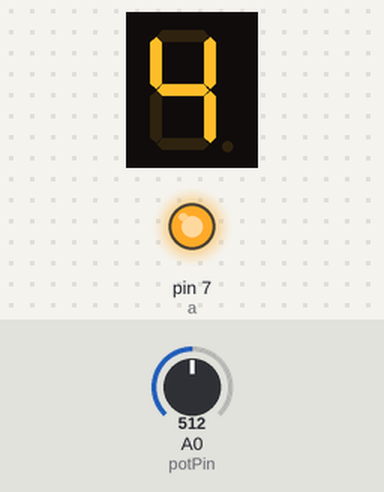
Bench run of a sketch on a simulated Arduino Uno, built with avr-gcc and run on an emulated ATmega328P. Shown: 1-digit seven-segment display, output pins drawn as LEDs (lit = HIGH). Wiring (inferred from the names in the program): 1-digit 7-segment display, segments lit when HIGH: segments pin 8, pin 3, pin 5, pin 4, pin 11, pin 10, pin 9. The test bench sets the inputs (shaded band); at power-on: A0 (potPin) = 512. The segment pins are drawn as the display they are named for; pins used as bus, display or sensor lines are not drawn; what the sketch prints to the serial monitor is not drawn.

Above: at 1.9 s.
2.0 s: A0 (potPin) set to 716
At 3.9 s:
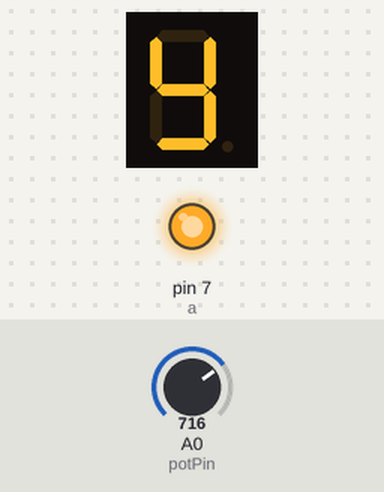
4.7 s: A0 (potPin) set to 900
At 7.6 s:
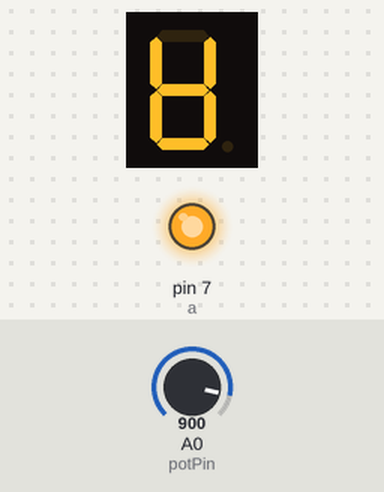
8.0 s: A0 (potPin) set to 1023
At 10.2 s:
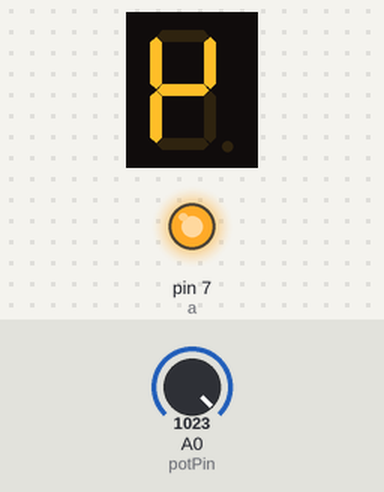
11.3 s: A0 (potPin) set to 511
At 13.9 s:
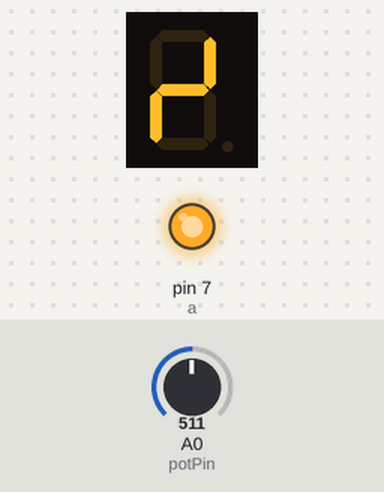
14.6 s: A0 (potPin) set to 306
At 17.6 s:
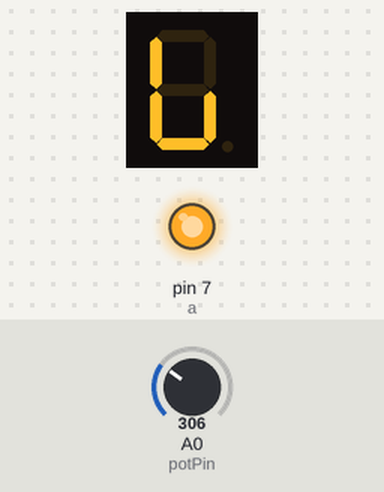
17.9 s: A0 (potPin) set to 223
20.9 s: A0 (potPin) set to 196
At 23.1 s:
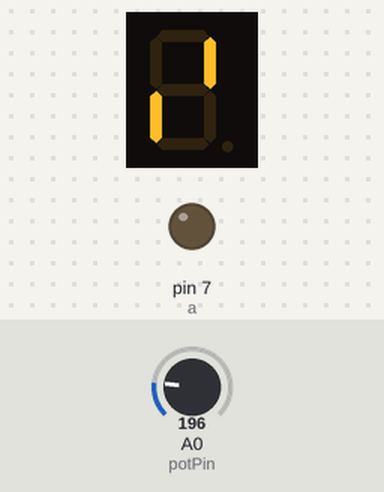
Timing chart, 0 to 24.4 s (numbered marks = the images above; inputs shaded):
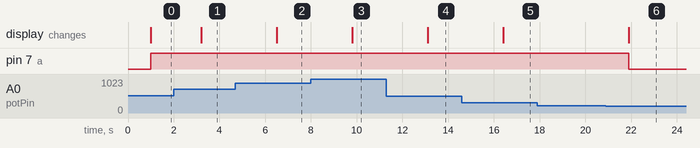

Measured:
- the behaviour switches between 205 and 204 on A0 (potPin) (found by bisection; images 5 and 6)
- after the input at 2.0 s, the display: changes after 1.2 s (image 1)
- after the input at 4.7 s, the display: changes after 1.8 s (image 2)
- after the input at 8.0 s, the display: changes after 1.8 s (image 3)
- after the input at 11.3 s, the display: changes after 1.8 s (image 4)
- after the input at 14.6 s, the display: changes after 1.8 s (image 5)
- after the input at 17.9 s, every drawn part: stays the same
- after the input at 20.9 s, pin 7 (a): HIGH → LOW after 1.0 s; the display: changes after 1.0 s (image 6)

The sketch:

singleDigitLcdDial.ino
```cpp
// incorporate an analogue dial
// to display [0-9] on the single digit LCD
// 5101AS

const int a = 7;  //middle -
const int b = 9;  //topleft |
const int c = 10; //top -
const int d = 11; //topright |
const int e = 4;  //bottomleft |
const int f = 5;  //bottom -
const int g = 3;  //bottomright |
const int h = 8;  // works. as pin 8 only

const int potPin = A0; // to read analogue dial
int digit = 0;
int prvdigit = 0; // helper. if previous number same, turnOff

void setup() {
  pinMode(a, OUTPUT);
  pinMode(b, OUTPUT);
  pinMode(c, OUTPUT);
  pinMode(d, OUTPUT);
  pinMode(e, OUTPUT);
  pinMode(f, OUTPUT);
  pinMode(g, OUTPUT);
  pinMode(h, OUTPUT);  //.

  Serial.begin(9600);
  Serial.println("Starting val reads");
}


void displayDot() {
  digitalWrite(h, HIGH);
}


void turnOffDot() {
  digitalWrite(h, LOW);
}


void displayDigit(int digit) {
  //Conditions for displaying segment a
  if(digit!=1 && digit!=7 && digit!=0)
    digitalWrite(a,HIGH);

  //Conditions for displaying segment b
  if(digit!=1 && digit!=2 && digit!=3)
    digitalWrite(b,HIGH);

  //Conditions for displaying segment c
  if(digit!=1 && digit!=4)
    digitalWrite(c,HIGH);

 //Conditions for displaying segment d
  if(digit!=6 && digit!=5){
    digitalWrite(d,HIGH);
  }
  //Conditions for displaying segment e
  if(digit==2 || digit==6 || digit==8 || digit==0){
    digitalWrite(e,HIGH);
  }

 //Conditions for displaying segment f
 if(digit!=1 && digit!=4 && digit!=7 && digit!=9){
   digitalWrite(f, HIGH);
 }
 if(digit==0){
   digitalWrite(f,HIGH);
 }

 //Condition for g
 if (digit!=2) {
  digitalWrite(g,HIGH);
 }
 if(digit==2){
  digitalWrite(g,LOW);
 }
}

void turnOff() {
  // turn off all but the dot
  digitalWrite(a, LOW);
  digitalWrite(b, LOW);
  digitalWrite(c, LOW);
  digitalWrite(d, LOW);
  digitalWrite(e, LOW);
  digitalWrite(f, LOW);
  digitalWrite(g, LOW);
}

int analogDigit(int analogPin){
  // reads analogue pin
  // and converts to appropriate [0-9]
  // some lazy edgecase error so 9 will
  // only be 1.24X as wide as the rest.
  int dial = analogRead(analogPin);
  float val = (float)dial / 1023. * 10.;
  if (val>=10.){
    val = 9;
  }
  return (int)val;

}
void loop() {
  //val = analogRead(potPin); // dial input
  digit = analogDigit(potPin); // ADC

  delay(1000);
  if (digit != prvdigit){
    turnOff();
    displayDigit(digit);
    prvdigit = digit;
  }
  delay(100);
}
```
